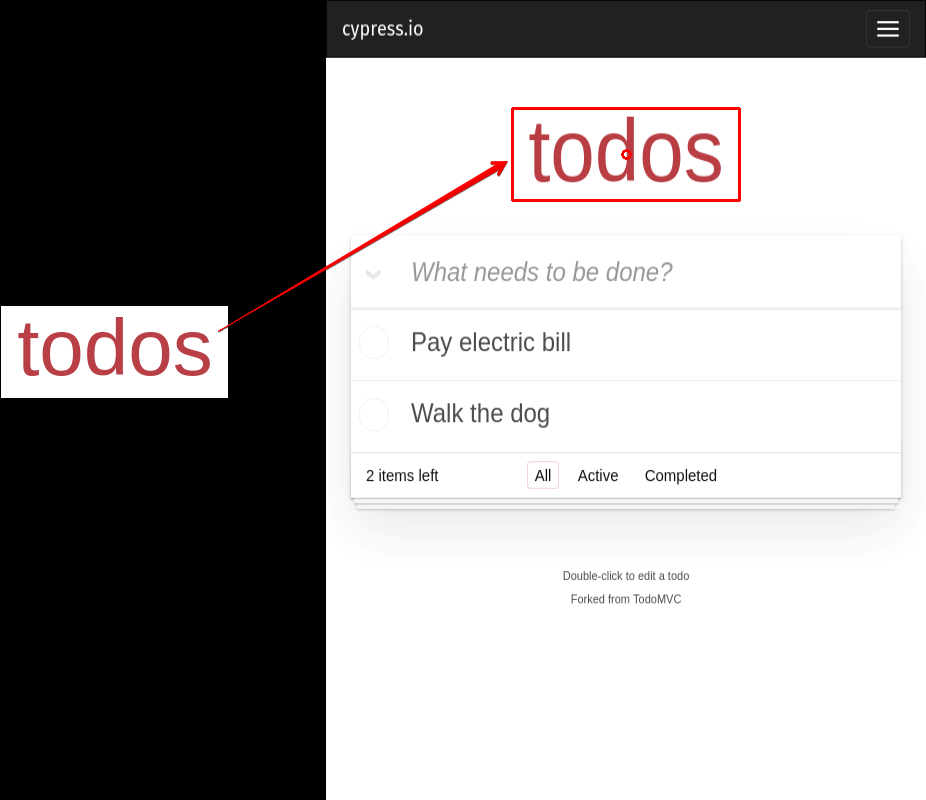
#> input picture searchImage.png, 926 x 800 px
$ python searchImage.py ../searchImage.png ../searchImage.png 5 5
#> lines starting #> are read from the running program, lines starting #| are printed output that depends on the picture
# import the necessary packages
import numpy as np
import imutils
import cv2, json, sys, os

# read temp and image
template = cv2.imread(sys.argv[1])
#> template is the input picture: shape (800, 926, 3); mean B, G, R 157.4, 157.4, 159.7
image = cv2.imread(sys.argv[2])

cv2.imwrite(sys.argv[2].replace('.png', '_debug.png'), image)

image = cv2.resize(image, (int(sys.argv[3]),int(sys.argv[4])))

# load the image image, convert it to grayscale, and detect edges
template = cv2.cvtColor(template, cv2.COLOR_BGR2GRAY)
#> template: shape (800, 926)
template = cv2.Canny(template, 50, 200)
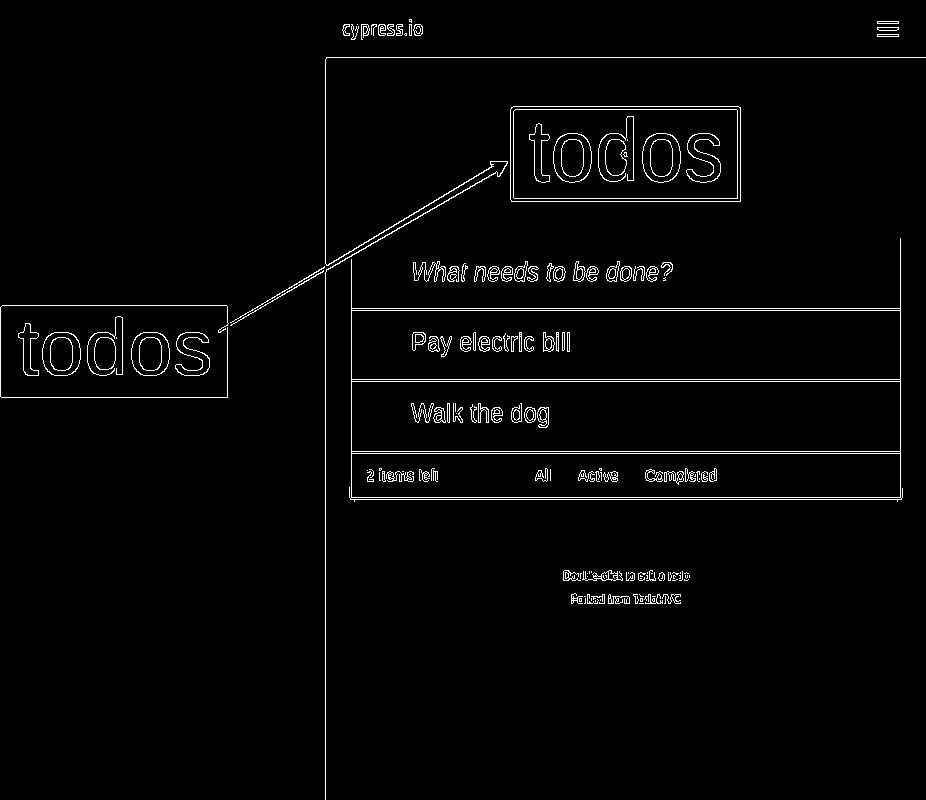
#> template: shape (800, 926); 2.3% white in thin lines or dots
(tH, tW) = template.shape[:2]
#> tH = 800; tW = 926

# load the image, convert it to grayscale, and initialize the
# bookkeeping variable to keep track of the matched region
gray = cv2.cvtColor(image, cv2.COLOR_BGR2GRAY)
#> gray = [[0, 0, 255, 255, 255], [0, 0, 255, 255, 255], [0, 0, 255, 255, 255], [0, 0, 254, 254, 254], [0, 0, 255, 255, 255]]
found = None

# loop over the scales of the image
for scale in np.linspace(0.2, 1.0, 20)[::-1]:
    # resize the image according to the scale, and keep track
    # of the ratio of the resizing
    resized = imutils.resize(gray, width = int(gray.shape[1] * scale))
    r = gray.shape[1] / float(resized.shape[1])

    # if the resized image is smaller than the template, then break
    # from the loop
    if resized.shape[0] < tH or resized.shape[1] < tW:
        break

    # detect edges in the resized, grayscale image and apply template
    # matching to find the template in the image
    edged = cv2.Canny(resized, 50, 200)
    result = cv2.matchTemplate(edged, template, cv2.TM_CCOEFF)
    (_, maxVal, _, maxLoc) = cv2.minMaxLoc(result)

    # if we have found a new maximum correlation value, then ipdate
    # the bookkeeping variable
    if found is None or maxVal > found[0]:
        found = (maxVal, maxLoc, r)

# unpack the bookkeeping varaible and compute the (x, y) coordinates
# of the bounding box based on the resized ratio
#> (the run stopped early here; a loop or call above may not have finished)
